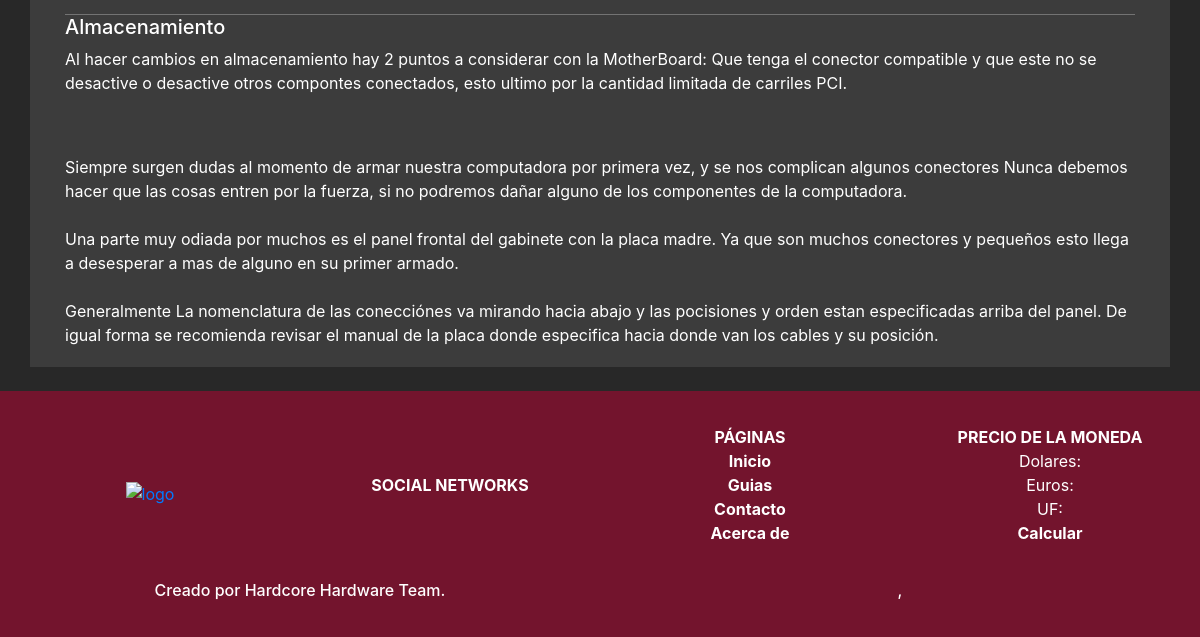
Before: /guias/ (lower part) with the older database file.
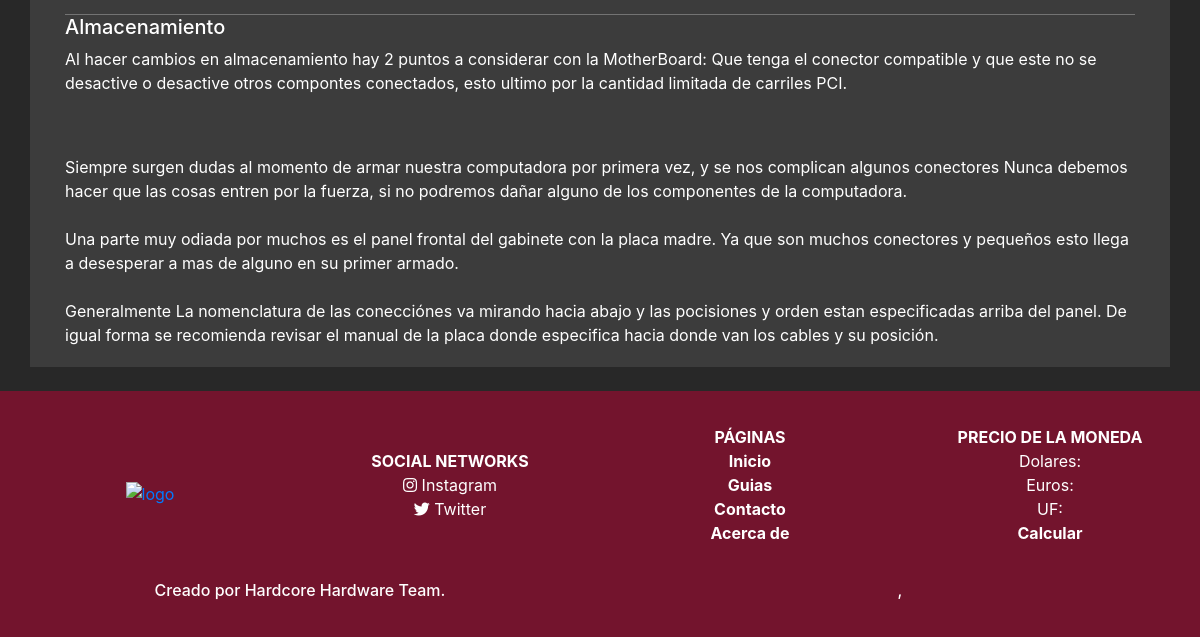
After: the same page with the newer database file.
### social_network/models.py (models this page shows, shortened)
class SocialNetwork(models.Model):
    key = models.SlugField(verbose_name="Nombre Clave", max_length=50, unique=True)
    name = models.CharField(verbose_name="Nombre", max_length=100)
    url = models.URLField(verbose_name="Enlace web", max_length=300, null=True, blank=True)
    icon = models.SlugField(verbose_name="Icono FontAwesome", max_length=100, null=True)
    created = models.DateTimeField(verbose_name="Fecha Creación", auto_now_add=True)
    updated = models.DateTimeField(verbose_name="Fecha Actualización", auto_now=True)
    class Meta:
        verbose_name = "Red Social"
        verbose_name_plural = "Redes Sociales"
        ordering = ['name']

### core/views.py (the view)
# urls.py: path('guias/', guias, name='guias'),
def guias(request):
    return render(request, "core/guias.html")

### products/processors.py (called while the page is built)
def ctx_dict(request):
    categorias = Categoria.objects.all().order_by('nameSpanish')
    ctx = {'lista_categorias':categorias}
    return ctx

### social_network/processors.py (called while the page is built)
def ctx_dict(request):
    redes_sociales = SocialNetwork.objects.all()
    ctx = {'redes_sociales':redes_sociales}
    return ctx

### core/templates/core/guias.html (shortened to what this page needs)
{% extends 'core/base.html' %}
{% load static %}
{% block css_custom %}
<link rel="stylesheet" href="{% static 'core/css/guias.css' %}">
{% endblock %}
{% block content %}
<div class="row text-custom-white">
<div class="col-12 bg-custom-shadow">
        <div class="guia-section" id="guia-section-2">
            <hr>
            <h5>Almacenamiento</h5>
            <p>
                Al hacer cambios en almacenamiento hay 2 puntos a considerar con la MotherBoard: Que tenga el conector compatible y que este no se desactive o desactive otros
                compontes conectados, esto ultimo por la cantidad limitada de carriles PCI.
            </p>
            <br>
        </div>
        <div class="guia-section" id="guia-section-3">
            <p> Siempre surgen dudas al momento de armar nuestra computadora por primera vez, y se nos complican algunos conectores
                Nunca debemos hacer que las cosas entren por la fuerza, si no podremos dañar alguno de los componentes de la computadora. <br>
                <br>
                Una parte muy odiada por muchos es el panel frontal del gabinete con la placa madre. Ya que son muchos conectores y pequeños
                esto llega a desesperar a mas de alguno en su primer armado.  <br>
                <br>
                Generalmente La nomenclatura de las conecciónes va mirando hacia abajo y las pocisiones y orden estan especificadas arriba del panel.
                De igual forma se recomienda revisar el manual de la placa donde especifica hacia donde van los cables y su posición.
                </p>
        </div>
    </div>
</div>
{% endblock %}

### core/templates/core/base.html (shortened to what this page needs)
<!DOCTYPE html>
<html lang="es-CL">
<head>
    {% load static %}
    <link rel="stylesheet" href="https://stackpath.bootstrapcdn.com/bootstrap/4.5.2/css/bootstrap.min.css">
    <link rel="stylesheet" href="https://use.fontawesome.com/releases/v5.6.3/css/all.css">
    <link rel="stylesheet" href="{% static 'core/css/style_base.css' %}">
    <link rel="stylesheet" href="{% static 'core/css/header.css' %}">
    <link rel="stylesheet" href="{% static 'core/css/footer.css' %}">
    <link rel="stylesheet" href="{% static 'core/css/paginator.css' %}">
    {% block css_custom %}
    {% endblock %}
</head>
<body>
    <main class="container-xl mt-4 mb-4">
        {% block content %} {% endblock %}
    </main>
    <footer class="py-4">
        <div class="container-fluid">
            <nav class="row text-center">
                <div class="col-12 col-sm-6 col-md-3 footer-col">
                    <div class="col footer-bloque">
                        <a href="{% url 'home' %}" class="text-reset-uppercase" target="_top">
                            <img class="footer-icon" src="{% static 'core/images/HH.png' %}" alt="logo" style="height: 120px; width: 120px;">
                        </a>
                    </div>
                </div>
                <div class="col-12 col-sm-6 col-md-3 footer-col">
                    <ul class="list-unstyled">
                        <li class="font-weight-bold text-uppercase">Social Networks</li>
                        {% for red_social in redes_sociales %}
                            {% if red_social.url %}
                                <li>
                                    <a href="{{red_social.url}}" target="blank" class="text-reset"><i class="fab {{red_social.icon}}"></i> {{red_social.name}}</a>
                                </li>
                            {% endif %}
                        {% endfor %}
                    </ul>
                </div>
                <div class="col-12 col-sm-6 col-md-3 footer-col">
                    <ul class="list-unstyled">
                        <li class="font-weight-bold text-uppercase">Páginas</li>
                        <li><a href="{% url 'home' %}" target="_top" class="text-reset footer-link">Inicio</a></li>
                        <li><a href="{% url 'guias' %}" target="_top" class="text-reset footer-link">Guias</a></li>
                        <li><a href="{% url 'contact' %}" class="text-reset footer-link">Contacto</a></li>
                        <li><a href="{% url 'about' %}" target="_top" class="text-reset footer-link">Acerca de</a></li>
                    </ul>
                </div>
                <div class="col-12 col-sm-6 col-md-3 footer-col">
                    <ul class="list-unstyled">
                        <li class="font-weight-bold text-uppercase">Precio de la Moneda</li>
                        <li>Dolares: </li>
                        <li>Euros: </li>
                        <li>UF: </li>
                        {% if request.path != '/calcularPrecio/' %}
                        <li><a class="footer-link" href="{% url 'valor_moneda' %}" target="_blank">Calcular</a></li>
                        {% endif %}
                    </ul>
                </div>
            </nav>
            <div class="row footer-bottom">
                <div class="col-lg-6 text-center">
                    <h6>Creado por Hardcore Hardware Team.</h6>
                </div>
                <div class="col-lg-6 text-center">
                    <h6>, </h6>
                </div>
            </div>
        </div>
    </footer>
</body>
</html>

### core/static/core/css/style_base.css (style rules this page uses)
:root { --custom-color-dark: #73142d; --custom-color-light: #d9184b; --custom-color-shadow: #3c3c3c; --custom-color-black: #282828; --custom-color-white: #ffffff; --custom-color-black-real: #000000; }
main { padding-top: 0px; }
body { background-color: var(--custom-color-black); }
.bg-custom-shadow { background-color: var(--custom-color-shadow); }
.text-custom-white { color: var(--custom-color-white); }

### core/static/core/css/footer.css (style rules this page uses)
footer { background-color: var(--custom-color-dark); color: var(--custom-color-white); height: none; }
.row { align-items: center; }
.footer-col { margin-top: 10px; }
.footer-bloque { margin: auto; }
.footer-bottom { margin-top: 20px; margin-bottom: 5px; padding: 0px; }
.footer-link { color: white; font-weight: bold; }

### core/static/core/css/guias.css (style rules this page uses)
hr { background-color: grey; margin: 0px; }
.guia-section { margin: 20px; }

Changed rows visible on the page:
added SocialNetwork: name "Instagram"
added SocialNetwork: name "Twitter"
